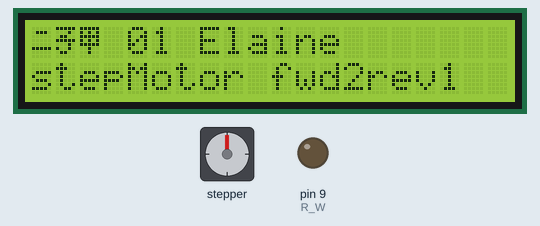
Recording of a sketch running on a simulated Arduino Mega 2560, built with avr-gcc and run on an emulated ATmega2560. Parts: stepper motor, 20×2 character LCD, output pins drawn as LEDs (lit = HIGH). Wiring (inferred from the names in the program): stepper motor (2048 steps per turn assumed): coils pin 46, pin 47, pin 48, pin 49. Pins used as bus, display or sensor lines are not drawn.

Above: at 0.34 s.
At 3.34 s:
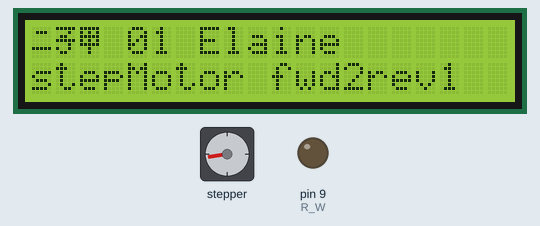
At 6.34 s:
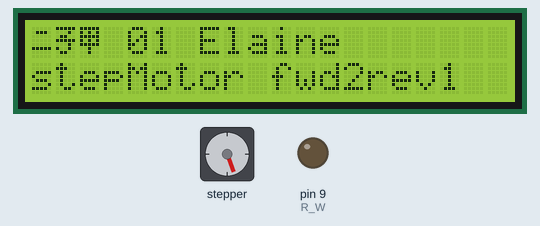
At 12.7 s:
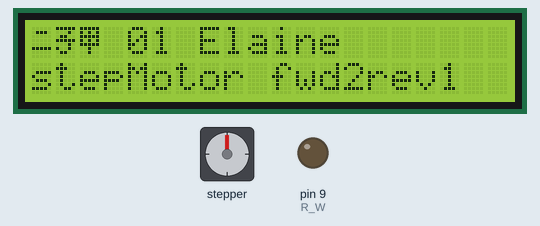
Timing chart, 0 to 14.2 s (numbered marks = the images above):
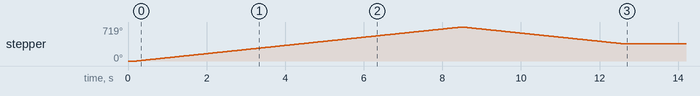

The sketch:

d1209.ino
```cpp
//步進馬達順轉二圈逆轉一圈並顯示在lcd上

// 範例: KeyBoard_EX1.ino
// 功能: KeyBoard 鍵值顯示在LCD20x2螢幕上　
// Support: Atmel SAM3X8E

#include "LiquidCrystalEx.h"

// initialize the library with the numbers of the interface pins
LiquidCrystalEx lcd(10, 8, 12, 13, 14, 15);
int R_W = 9;

char STEP_PIN[4] = {46,47,48,49};
char STEP_TABLE[4] = {0x01, 0x02, 0x04, 0x08};
void stepM_decode(char x);


int l,j,k;
int a[3]={0,0,1};

byte two[8]={
  B00000,
  B01110,
  B00000,
  B00000,
  B00000,
  B11111,
  B00000,
  B00000
};
byte ele[8]={
  B11111,
  B00010,
  B01100,
  B11111,
  B00010,
  B10010,
  B01100,
  B00000
};
byte one[8]={
  B11111,
  B10101,
  B11111,
  B10101,
  B11111,
  B00100,
  B00100,
  B00000
};


void setup()
{

  for(char i=0;i<4;i++)
   {
     pinMode(STEP_PIN[i], OUTPUT);
     digitalWrite(STEP_PIN[i], LOW);
   }
   pinMode(R_W, OUTPUT);
   digitalWrite(R_W, LOW);


   lcd.begin(20, 2);
   lcd.begin(20, 2);
   lcd.begin(20, 2);

   lcd.createChar(1,two);
   lcd.setCursor(0,0);
   lcd.print(char(0x01));

   lcd.createChar(2,ele);
   lcd.setCursor(1,0);
   lcd.print(char(0x02));

   lcd.createChar(3,one);
   lcd.setCursor(2,0);
   lcd.print(char(0x03));

   lcd.setCursor(4, 0);
                  // set up the LCD's number of columns and rows:
   lcd.print("01 Elaine");      // Print a message to the LCD.


   lcd.setCursor(0, 1);
   lcd.print("stepMotor fwd2rev1");


}
void loop()
{
   if (l==0)
  {
 for (l=0;l<3;l++)
 {
  j=0;
  for (int g=0;g<512;g++)
  {
   for (int i = 0; i < 4; i++)  // 順時針
   {
    if (a[l]==0)
    {k=i;}
    else if(a[l]==1)
    {k=3-i;}
         stepM_decode( STEP_TABLE[k] );
         delay(2);
   }   // for i

  }
 }
  }
}


void stepM_decode(char x) //4bits 步進馬達根據查表輸出腳位4次
{
  for (char cnt = 0; cnt < 4; cnt++)
  {
    if(x % 2==1) //取出查表值的最低位元
      digitalWrite(STEP_PIN[cnt], HIGH);
    else
      digitalWrite(STEP_PIN[cnt],LOW);
    x=x>>1;   //查表值右移一位元
  }
}
```

Measured:
- by itself, stepper: turns 719° clockwise in 8.3 s, then 359° counter-clockwise in 4.1 s
